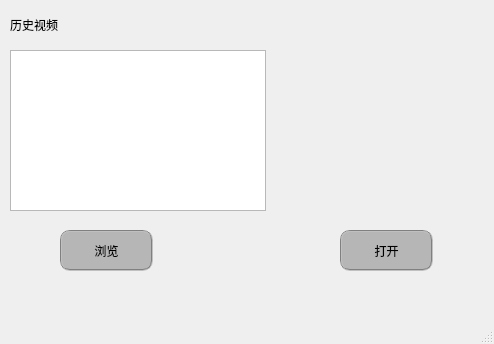
<?xml version="1.0" encoding="UTF-8"?>
<ui version="4.0">
 <class>MainWindow</class>
 <widget class="QMainWindow" name="MainWindow">
  <property name="geometry">
   <rect>
    <x>0</x>
    <y>0</y>
    <width>494</width>
    <height>344</height>
   </rect>
  </property>
  <property name="windowTitle">
   <string>MainWindow</string>
  </property>
  <widget class="QWidget" name="centralwidget">
   <widget class="QPushButton" name="searchPushButton">
    <property name="geometry">
     <rect>
      <x>60</x>
      <y>230</y>
      <width>93</width>
      <height>41</height>
     </rect>
    </property>
    <property name="styleSheet">
     <string notr="true">QPushButton{border-radius:10px;border: 2px groove gray;background-color: rgb(182, 182, 182);}

QPushButton:hover
{
    background-color:rgb(193, 205, 205);
}

QPushButton:pressed
{
    background-color:rgb(131, 139, 139);
    padding-left:3px;
    padding-top:3px;
}</string>
    </property>
    <property name="text">
     <string>浏览</string>
    </property>
   </widget>
   <widget class="QListView" name="videosHistoryListView">
    <property name="geometry">
     <rect>
      <x>10</x>
      <y>50</y>
      <width>256</width>
      <height>161</height>
     </rect>
    </property>
   </widget>
   <widget class="QPushButton" name="openVedioPushButton">
    <property name="geometry">
     <rect>
      <x>340</x>
      <y>230</y>
      <width>93</width>
      <height>41</height>
     </rect>
    </property>
    <property name="styleSheet">
     <string notr="true">QPushButton{border-radius:10px;border: 2px groove gray;background-color: rgb(182, 182, 182);}

QPushButton:hover
{
    background-color:rgb(193, 205, 205);
}

QPushButton:pressed
{
    background-color:rgb(131, 139, 139);
    padding-left:3px;
    padding-top:3px;
}</string>
    </property>
    <property name="text">
     <string>打开</string>
    </property>
   </widget>
   <widget class="QLabel" name="label">
    <property name="geometry">
     <rect>
      <x>10</x>
      <y>14</y>
      <width>72</width>
      <height>21</height>
     </rect>
    </property>
    <property name="styleSheet">
     <string notr="true">font: 25 11pt &quot;Adobe 宋体 Std L&quot;;</string>
    </property>
    <property name="text">
     <string>历史视频</string>
    </property>
   </widget>
  </widget>
  <widget class="QMenuBar" name="menubar">
   <property name="geometry">
    <rect>
     <x>0</x>
     <y>0</y>
     <width>494</width>
     <height>23</height>
    </rect>
   </property>
  </widget>
  <widget class="QStatusBar" name="statusbar"/>
 </widget>
 <resources/>
 <connections/>
</ui>
